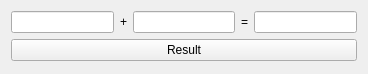
<?xml version="1.0" encoding="UTF-8"?>
<ui version="4.0">
 <class>Widget</class>
 <widget class="QWidget" name="Widget">
  <property name="geometry">
   <rect>
    <x>0</x>
    <y>0</y>
    <width>368</width>
    <height>74</height>
   </rect>
  </property>
  <property name="windowTitle">
   <string>Widget</string>
  </property>
  <layout class="QVBoxLayout" name="verticalLayout">
   <item>
    <layout class="QHBoxLayout" name="horizontalLayout">
     <item>
      <widget class="QLineEdit" name="leArg1"/>
     </item>
     <item>
      <widget class="QLabel" name="label">
       <property name="text">
        <string>+</string>
       </property>
      </widget>
     </item>
     <item>
      <widget class="QLineEdit" name="leArg2"/>
     </item>
     <item>
      <widget class="QLabel" name="label_2">
       <property name="text">
        <string>=</string>
       </property>
      </widget>
     </item>
     <item>
      <widget class="QLineEdit" name="leSum"/>
     </item>
    </layout>
   </item>
   <item>
    <layout class="QHBoxLayout" name="horizontalLayout_2">
     <item>
      <widget class="QPushButton" name="pbtResult">
       <property name="text">
        <string>Result</string>
       </property>
      </widget>
     </item>
    </layout>
   </item>
  </layout>
 </widget>
 <resources/>
 <connections/>
</ui>
